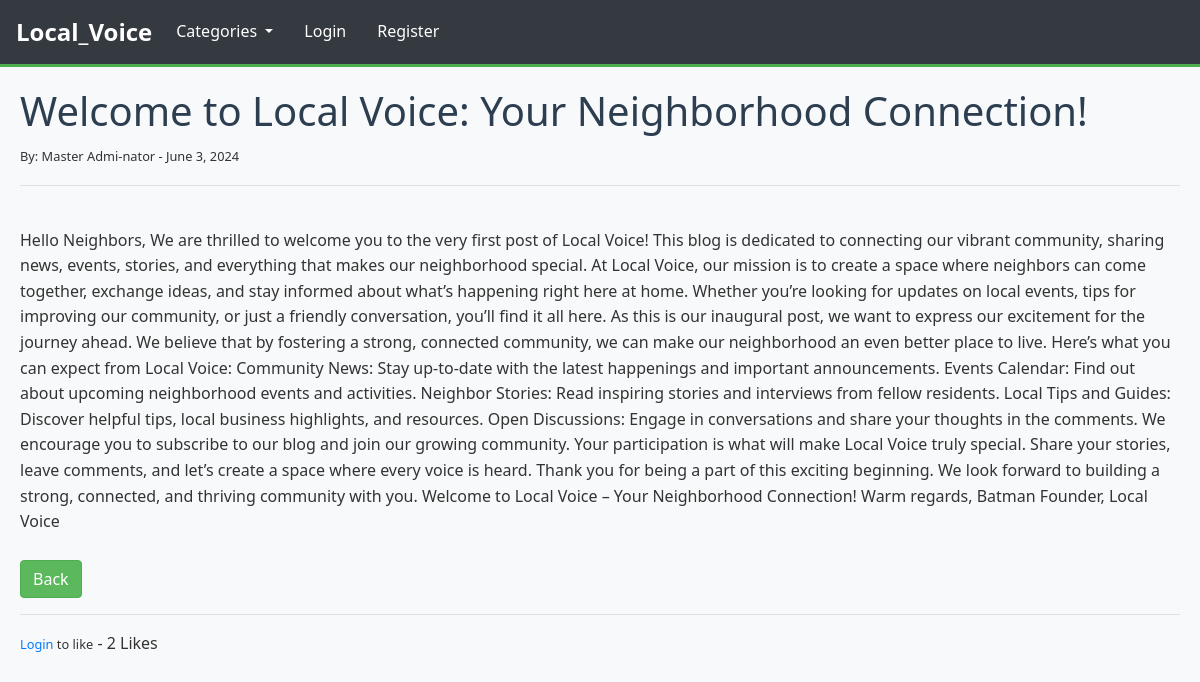
The app's page /article/1 with its own data.
### Local_Voice/models.py (models this page shows, shortened)
class Post(models.Model):
    title = models.CharField(max_length=255)
    title_tag = models.CharField(max_length=255)
    author = models.ForeignKey(User, on_delete=models.CASCADE)
    body = models.TextField()
    post_date = models.DateField(auto_now_add=True)
    category = models.CharField(max_length=255, default='coding')
    likes = models.ManyToManyField(User, related_name='blog_posts')
    def total_likes(self):
        return self.likes.count()

### Local_Voice/views.py (the view)
# urls.py: path('article/<int:pk>',ArticleDetailView.as_view(),name='article-detail'),
class ArticleDetailView(DetailView):
    model = Post
    template_name = 'article_details.html'
    def get_context_data(self,*args,**kwargs):
        cat_menu = Category.objects.all()
        context = super(ArticleDetailView, self).get_context_data(*args,**kwargs)
        stuff =get_object_or_404(Post,id=self.kwargs['pk'])
        total_likes =stuff.total_likes
        liked=False
        if stuff.likes.filter(id=self.request.user.id).exists():
            liked= True
        context["cat_menu"]=cat_menu
        context["total_likes"]=total_likes
        context["liked"]=liked
        return context

### Local_Voice/models.py (called while the page is built)
    def __str__(self):
        return self.name

### Local_Voice/templates/article_details.html (shortened to what this page needs)
{% extends 'base.html' %}
{% block content %}
<h1>{{ post.title }}</h1>
<small>By: {{ post.author.first_name }} {{ post.author.last_name }} - {{ post.post_date }}
</small>
  <br>
<hr><br>
{{ post.body }}
<br>
<br>
<a href="{% url 'home' %}" class="btn btn-secondary">Back</a>
<br>
<hr>
<form action="{% url 'like_post' post.pk %}"
method = "POST">
{% if user.is_authenticated %}
  {% if liked %}
    <button type="submit",
    name="post_id",
    value="{{ post.id }}",
    class="btn btn-danger btn-sm">Unlike</button>
  {% else %}
    <button type="submit",
    name="post_id",
    value="{{ post.id }}",
    class="btn btn-primary btn-sm">Like</button>
  {% endif %}
  {% else %}
  <small><a href="{% url 'login' %}">Login</a> to like</small>
{% endif %}
- {{ total_likes }} Likes
</form>
{% endblock %}

### static/css/styles.css (style rules this page uses)
body { font-family: 'Segoe UI', Tahoma, Geneva, Verdana, sans-serif; background-color: #f8f9fa; color: #333; margin: 0; padding: 0; line-height: 1.6; }
h1, h2, h3, h4, h5, h6 { color: #2c3e50; }
.btn-secondary { background-color: #5cb85c; border-color: #4cae4c; color: #fff; }

### records on screen
Post: title "Welcome to Local Voice: Your Neighborhood Connection!", author.first_name "Master", author.last_name "Admi-nator", post_date "June 3, 2024", body "Hello Neighbors, We are thrilled to welcome you to the very first post of Local Voice! This blog is dedicated to connecting our vibrant community, sharing news, events, stories, and everything that makes our neighborhood special. At Local Voice, our mission is to create a space where neighbors can come together, exchange ideas, and stay informed about what’s happening right here at home. Whether you’re looking for updates on local events, tips for improving our community, or just a friendly conversation, you’ll find it all here. As this is our inaugural post, we want to express our excitement for the journey ahead. We believe that by fostering a strong, connected community, we can make our…", id "2"
